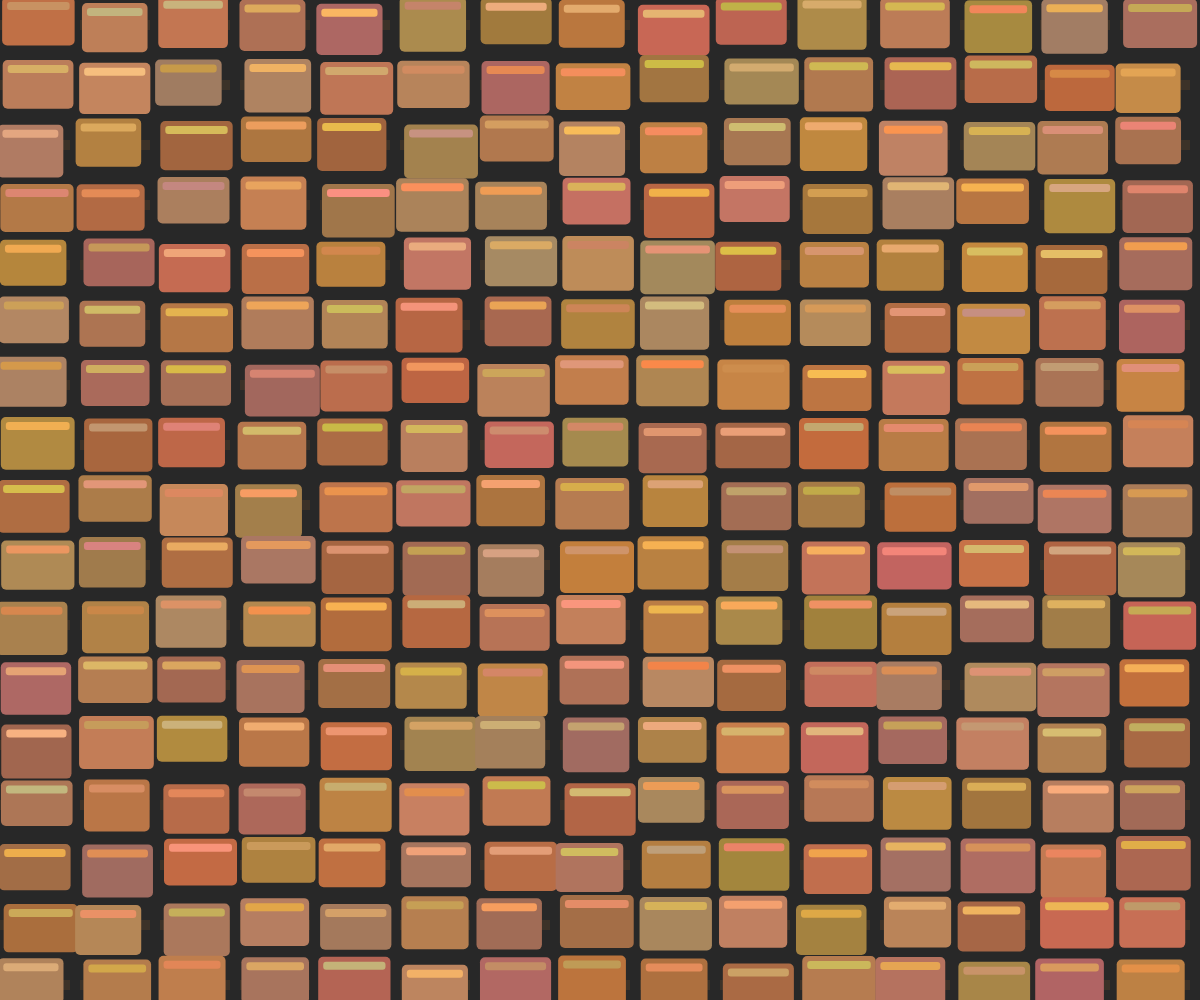
Frame 1 (no input)
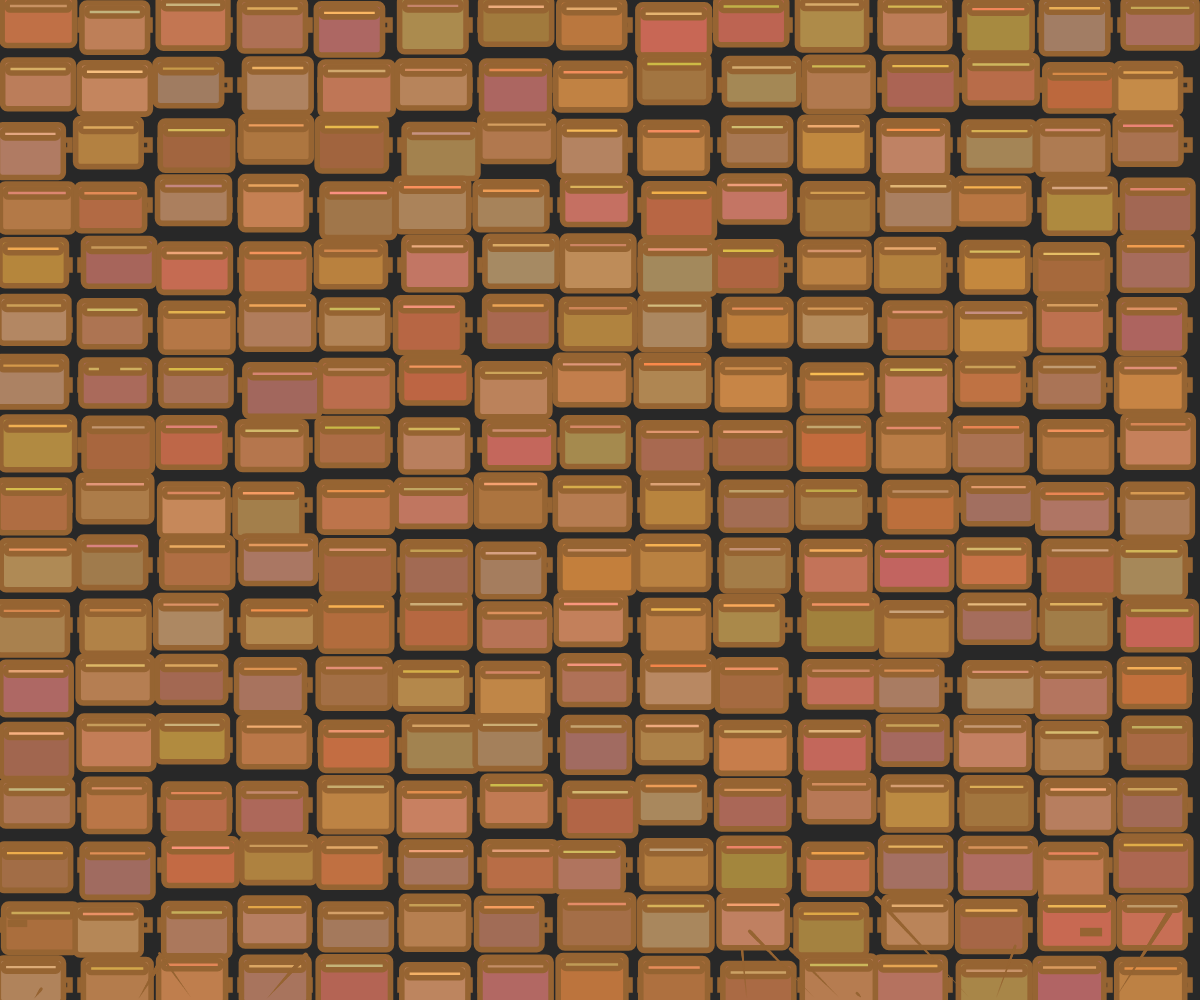
Frame 60 (no input)
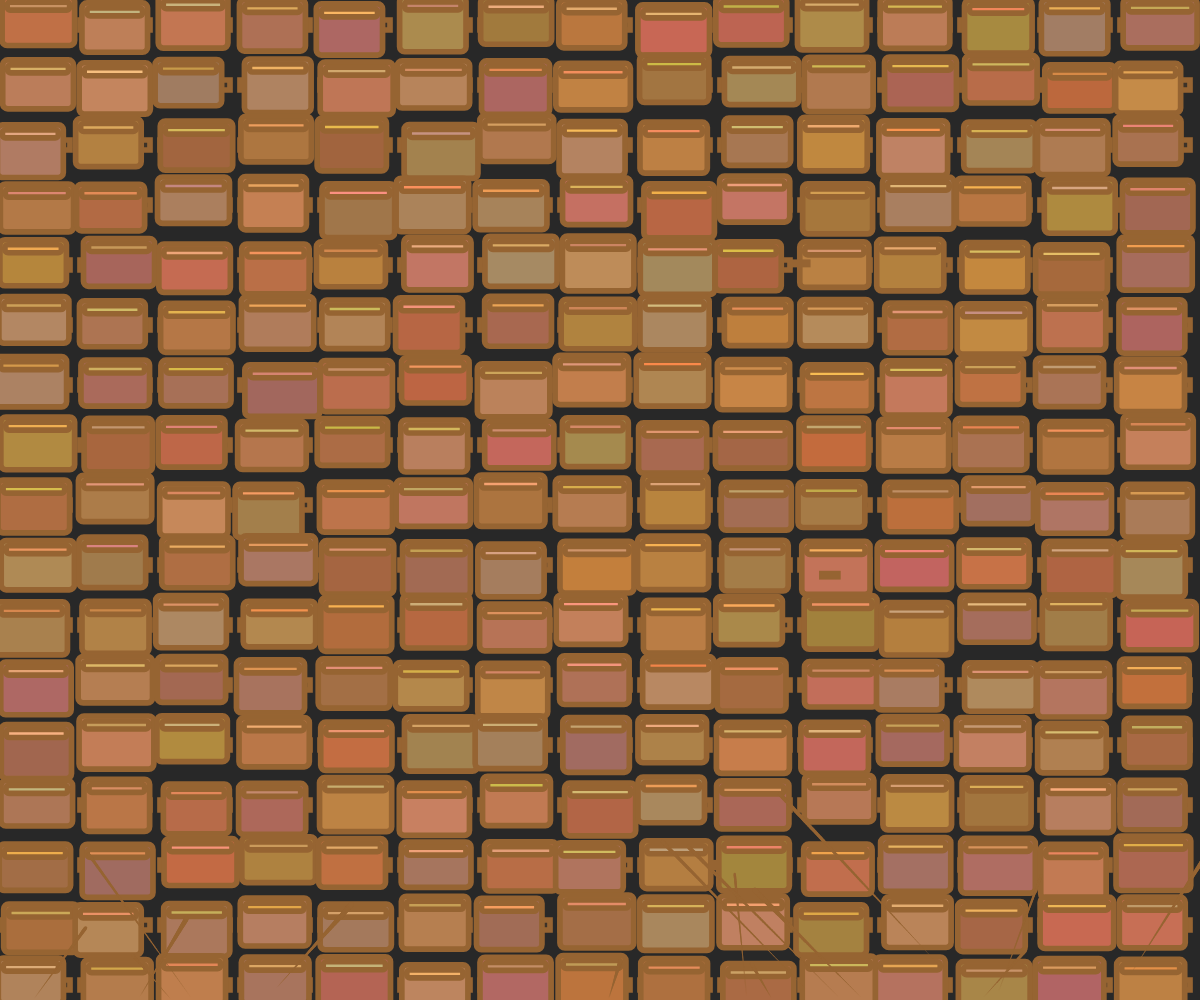
Frame 120 (the mouse pressed at the canvas centre since frame 60)

The p5.js sketch that drew these frames (run headless with seeded random() and noise() and a simulated clock; from frame 60 on, the mouse is pressed at the canvas centre):

// p5.js sketch
// ── sketch.js
let bricks = [];
let roots = [];
let mortar = [];
let time = 0;

function setup() {
  createCanvas(windowWidth, windowHeight);
  noStroke();
  
  // Create brick wall
  for (let y = 0; y < height; y += 60) {
    for (let x = 0; x < width; x += 80) {
      bricks.push({
        x: x + random(-5, 5),
        y: y + random(-5, 5),
        w: 70 + random(-5, 5),
        h: 50 + random(-5, 5),
        color: color(
          180 + random(-20, 20),
          120 + random(-20, 20),
          80 + random(-20, 20)
        ),
        highlight: color(
          220 + random(-30, 30),
          160 + random(-30, 30),
          100 + random(-30, 30)
        )
      });
    }
  }
  
  // Create mortar lines
  for (let y = 0; y < height; y += 60) {
    for (let x = 0; x < width; x += 80) {
      mortar.push({
        x: x + 35,
        y: y + 25,
        w: 70,
        h: 10
      });
    }
  }
  
  // Create initial roots
  for (let i = 0; i < 15; i++) {
    roots.push({
      x: random(width),
      y: height,
      size: random(2, 6),
      speed: random(0.5, 2),
      angle: random(TWO_PI),
      segments: [],
      active: false
    });
  }
}

function draw() {
  background(40);
  
  time += 0.01;
  
  // Draw mortar lines
  for (let m of mortar) {
    fill(60, 50, 40);
    rect(m.x - m.w/2, m.y - m.h/2, m.w, m.h);
  }
  
  // Draw bricks
  for (let b of bricks) {
    fill(b.color);
    rect(b.x, b.y, b.w, b.h, 5);
    
    // Brick highlight
    fill(b.highlight);
    rect(b.x + 5, b.y + 5, b.w - 10, 8, 3);
  }
  
  // Update and draw roots
  for (let root of roots) {
    if (!root.active && random() < 0.02) {
      root.active = true;
    }
    
    if (root.active) {
      root.x += cos(root.angle) * root.speed;
      root.y -= root.speed;
      
      // Add segment to root trail
      root.segments.push({x: root.x, y: root.y, size: root.size});
      if (root.segments.length > 100) {
        root.segments.shift();
      }
      
      // Draw root segments
      for (let i = 0; i < root.segments.length - 1; i++) {
        let seg1 = root.segments[i];
        let seg2 = root.segments[i + 1];
        
        stroke(150, 100, 50);
        strokeWeight(seg1.size * (i / root.segments.length));
        line(seg1.x, seg1.y, seg2.x, seg2.y);
      }
      
      // Check for contact with bricks
      for (let b of bricks) {
        if (dist(root.x, root.y, b.x + b.w/2, b.y + b.h/2) < 30) {
          // Create spalling effect
          for (let i = 0; i < 5; i++) {
            let chunk = {
              x: b.x + random(b.w),
              y: b.y + random(b.h),
              size: random(2, 8),
              vx: random(-2, 2),
              vy: random(-2, -0.5),
              life: 100
            };
            // In a real sketch this would be part of a particle system
          }
        }
      }
      
      // Fade out root when it gets to top
      if (root.y < 0) {
        root.active = false;
        root.segments = [];
      }
    }
  }
  
  // Add some additional cracking effects
  if (frameCount % 10 === 0) {
    for (let i = 0; i < 3; i++) {
      let x = random(width);
      let y = random(height);
      let w = random(5, 20);
      let h = random(1, 5);
      
      fill(60, 50, 40, 150);
      rect(x, y, w, h);
    }
  }
}

function windowResized() {
  resizeCanvas(windowWidth, windowHeight);
}
